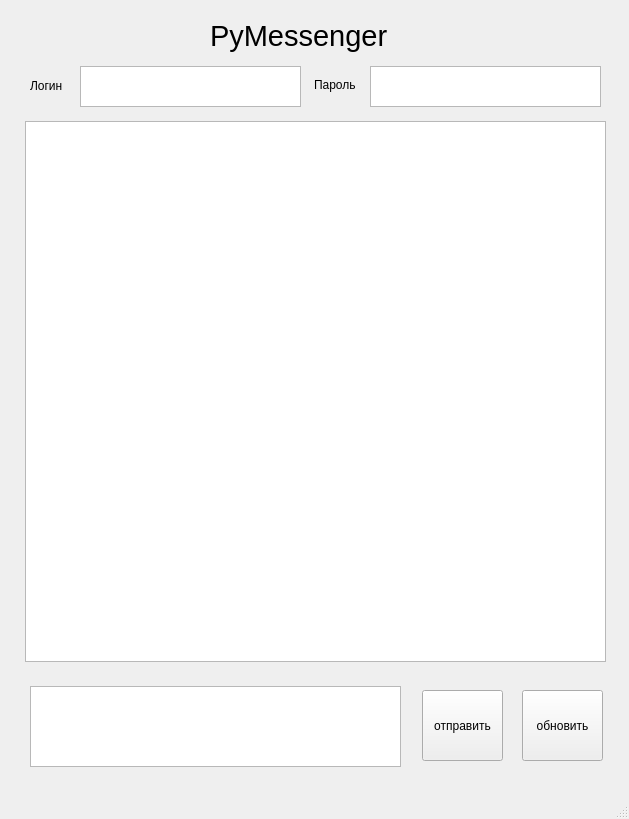
<?xml version="1.0" encoding="UTF-8"?>
<ui version="4.0">
 <class>MainWindow</class>
 <widget class="QMainWindow" name="MainWindow">
  <property name="geometry">
   <rect>
    <x>0</x>
    <y>0</y>
    <width>629</width>
    <height>819</height>
   </rect>
  </property>
  <property name="windowTitle">
   <string>MainWindow</string>
  </property>
  <widget class="QWidget" name="centralwidget">
   <widget class="QTextBrowser" name="textBrowser">
    <property name="geometry">
     <rect>
      <x>25</x>
      <y>121</y>
      <width>581</width>
      <height>541</height>
     </rect>
    </property>
   </widget>
   <widget class="QTextEdit" name="textEdit">
    <property name="geometry">
     <rect>
      <x>30</x>
      <y>686</y>
      <width>371</width>
      <height>81</height>
     </rect>
    </property>
   </widget>
   <widget class="QPushButton" name="pushButton">
    <property name="geometry">
     <rect>
      <x>422</x>
      <y>690</y>
      <width>81</width>
      <height>71</height>
     </rect>
    </property>
    <property name="text">
     <string>отправить</string>
    </property>
   </widget>
   <widget class="QTextEdit" name="textEdit_2">
    <property name="geometry">
     <rect>
      <x>80</x>
      <y>66</y>
      <width>221</width>
      <height>41</height>
     </rect>
    </property>
   </widget>
   <widget class="QTextEdit" name="textEdit_3">
    <property name="geometry">
     <rect>
      <x>370</x>
      <y>66</y>
      <width>231</width>
      <height>41</height>
     </rect>
    </property>
   </widget>
   <widget class="QLabel" name="label">
    <property name="geometry">
     <rect>
      <x>30</x>
      <y>60</y>
      <width>41</width>
      <height>51</height>
     </rect>
    </property>
    <property name="text">
     <string>Логин</string>
    </property>
   </widget>
   <widget class="QLabel" name="label_3">
    <property name="geometry">
     <rect>
      <x>314</x>
      <y>69</y>
      <width>61</width>
      <height>31</height>
     </rect>
    </property>
    <property name="text">
     <string>Пароль</string>
    </property>
   </widget>
   <widget class="QLabel" name="label_2">
    <property name="geometry">
     <rect>
      <x>210</x>
      <y>10</y>
      <width>251</width>
      <height>51</height>
     </rect>
    </property>
    <property name="font">
     <font>
      <pointsize>22</pointsize>
     </font>
    </property>
    <property name="text">
     <string>PyMessenger</string>
    </property>
   </widget>
   <widget class="QPushButton" name="pushButton_2">
    <property name="geometry">
     <rect>
      <x>522</x>
      <y>690</y>
      <width>81</width>
      <height>71</height>
     </rect>
    </property>
    <property name="text">
     <string>обновить</string>
    </property>
   </widget>
  </widget>
  <widget class="QMenuBar" name="menubar">
   <property name="geometry">
    <rect>
     <x>0</x>
     <y>0</y>
     <width>629</width>
     <height>26</height>
    </rect>
   </property>
  </widget>
  <widget class="QStatusBar" name="statusbar"/>
 </widget>
 <resources/>
 <connections/>
</ui>
